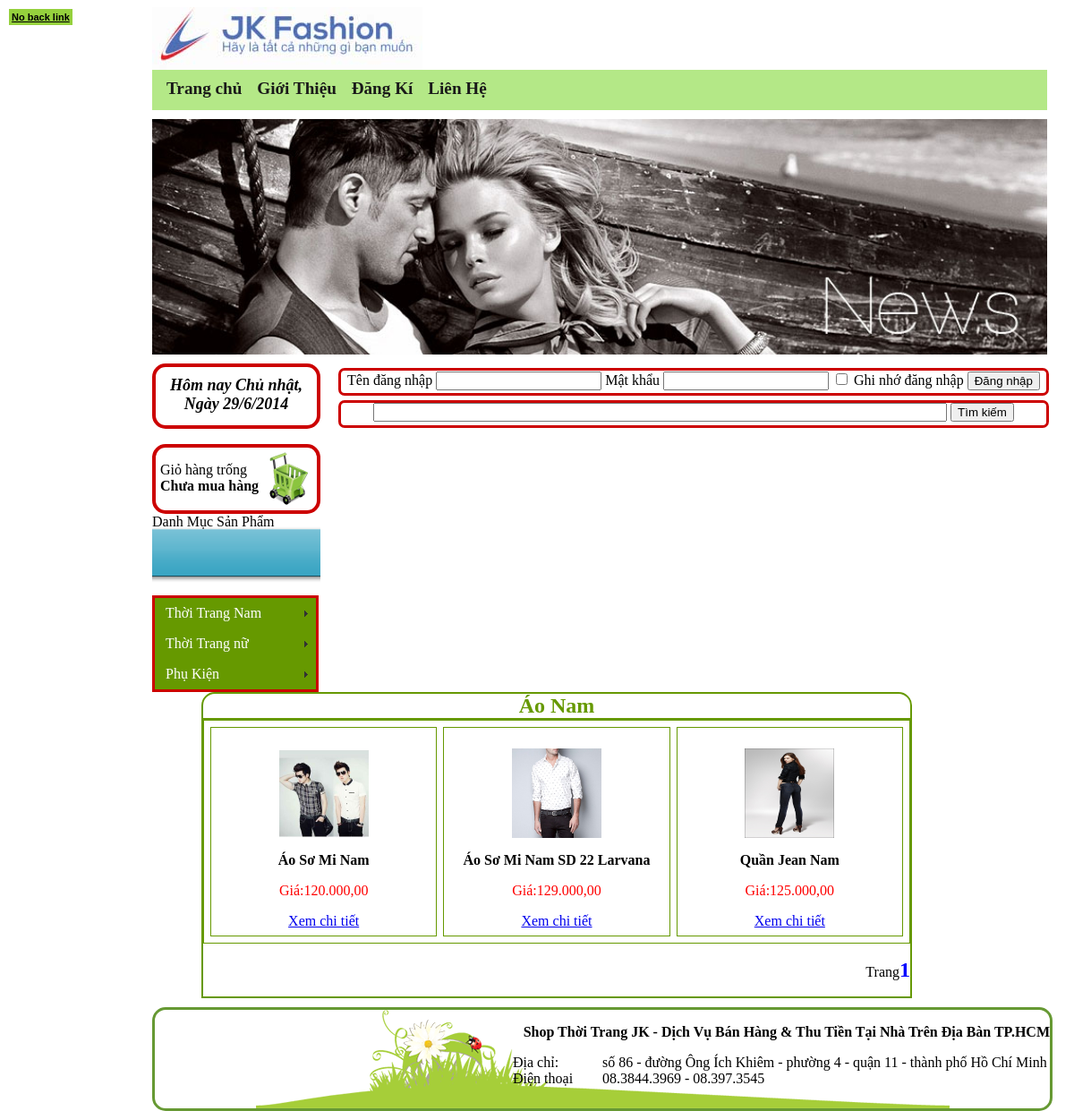
The page /index.php?link=loaisp&idLoai=1 on the database as committed earlier.
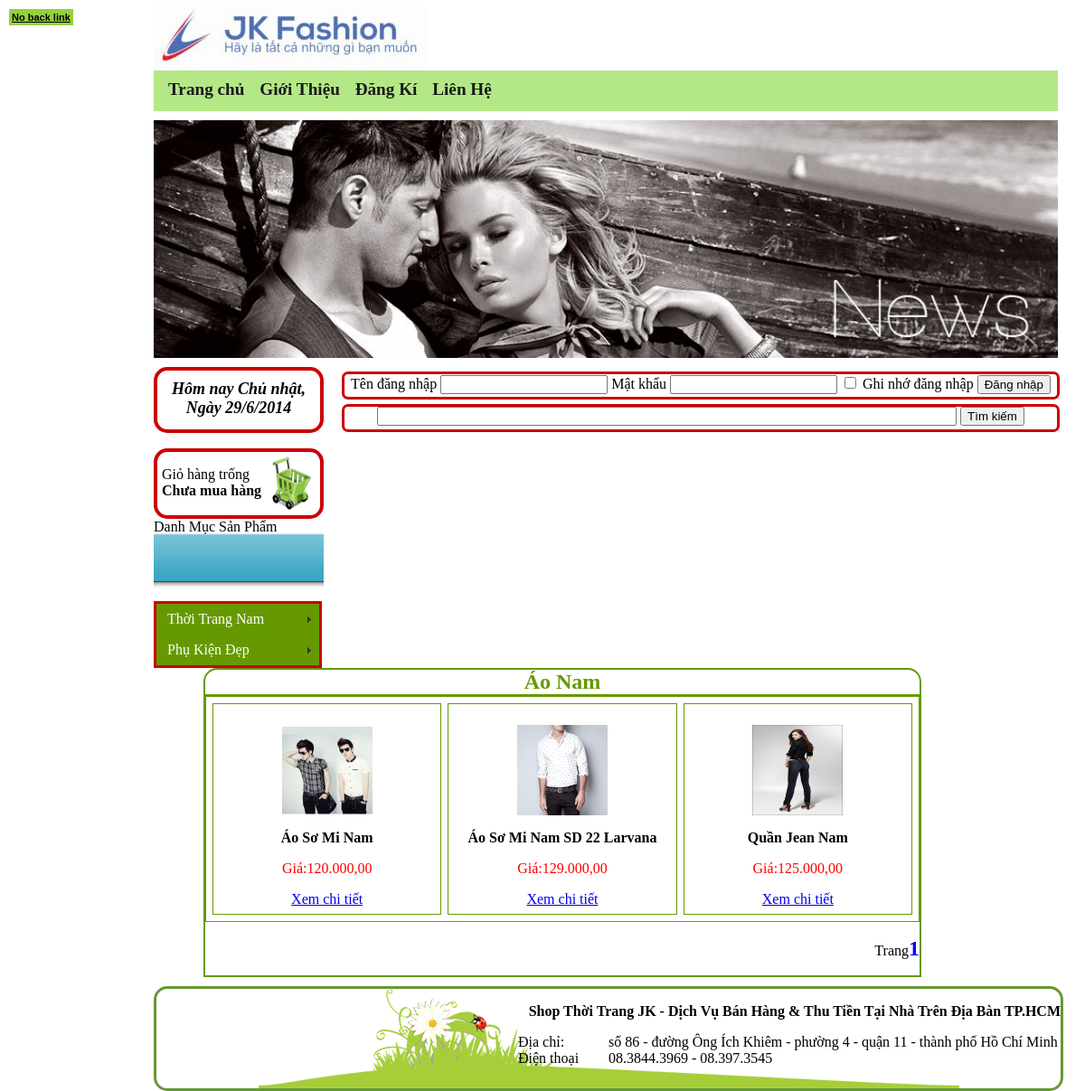
The same page on the database as committed later.
### tables this page shows
CREATE TABLE IF NOT EXISTS `chungloaisanpham` (
  `idCL` int(255) NOT NULL AUTO_INCREMENT,
  `TenCL` varchar(100) NOT NULL,
  `AnHien` int(255) NOT NULL,
  PRIMARY KEY (`idCL`)
);

CREATE TABLE IF NOT EXISTS `sanpham` (
  `idSP` int(255) NOT NULL AUTO_INCREMENT,
  `idLoai` int(255) NOT NULL DEFAULT '0',
  `idCL` int(255) NOT NULL DEFAULT '0',
  `TenSP` varchar(100) NOT NULL,
  `MoTa` text NOT NULL,
  `NgayCapNhat` date NOT NULL DEFAULT '0000-00-00',
  `Gia` int(15) NOT NULL,
  `UrlHinh` varchar(255) NOT NULL,
  `SoLanXem` int(15) DEFAULT '0',
  `SoLuongTonKho` int(15) DEFAULT '0',
  `SoLuongDaBan` int(15) DEFAULT '0',
  `AnHien` int(15) NOT NULL DEFAULT '1',
  PRIMARY KEY (`idSP`)
);

### sanphamtheoloai.php (the view, shortened to what this page needs)
<!DOCTYPE html PUBLIC "-//W3C//DTD XHTML 1.0 Transitional//EN" "http://www.w3.org/TR/xhtml1/DTD/xhtml1-transitional.dtd">
<html xmlns="http://www.w3.org/1999/xhtml">
<head>
</head>
<body>
<?php
if (isset ($_GET['idLoai']))
{
$idLoai=$_GET['idLoai'];
}
$sll="select * from loaisanpham where idLoai='$idLoai'";
$qrl=mysql_query($sll);
?>
<div id="sanphamtheoloai">
	<div id="namesanphamtheoloai"><?php if ($rowl=mysql_fetch_array($qrl)) echo $rowl['TenLoai']; ?></div>
    <div id="contentsptl">
    <table cellpadding="7" cellspacing="7" width="790" border="1" bordercolor="#669900">
        <?php
		$sl="select * from sanpham where idLoai=".$rowl['idLoai'];
		$qr=mysql_query($sl);
		$tsd=mysql_num_rows($qr);
		$sc=5;
		$sd=2*$sc;
		$tst=ceil($tsd/$sd);
		if (isset ($_GET['trang']))
		$trang=intval($_GET['trang']);
		else
		$trang=1;
		$vitri=($trang-1)*$sd;
		$sl2="select * from sanpham where idLoai=".$rowl['idLoai']." limit $vitri,$sd";
		$qr2=mysql_query($sl2);
		while ($row2=mysql_fetch_array($qr2))
		{
		?>
        <tr>
  <td width="140" valign="middle" align="center">
            	<p><a href="index.php?link=sanpham&idSP=<?php echo $row2['idSP']; ?>"><img src="images/<?php echo $row2['UrlHinh'];?>" width="100" height="100" /></a></p>
            	<p><b><?php echo $row2['TenSP']; ?></b></p>
            	<p style="color:#F00">Giá:<?php echo number_format($row2['Gia'],2,",",".");?></p>
                <a href="index.php?link=sanpham&idSP=<?php echo $row2['idSP']; ?>">Xem chi tiết</a>
            </td>
            <?php
			for ($i=1;$i<$sc;$i++)
			{
				if ($row2=mysql_fetch_array($qr2))
				{
			?>
  <td width="140" valign="middle" align="center">
            	<p><a href="index.php?link=sanpham&idSP=<?php echo $row2['idSP']; ?>"><img src="images/<?php echo $row2['UrlHinh'];?>" width="100" height="100" /></a></p>
            	<p><b><?php echo $row2['TenSP']; ?></b></p>
            	<p style="color:#F00">Giá:<?php echo number_format($row2['Gia'],2,",",".");?></p>
                <a href="index.php?link=sanpham&idSP=<?php echo $row2['idSP']; ?>">Xem chi tiết</a>
            </td>
            <?php
				}
			}
			?>
        </tr>
        <?php
		}
		?>
        </table>
        <p align="right"><?php
	echo "Trang";
	for ($i=1;$i<=$tst;$i++)
	{
		if ($i==$trang)
		echo "<b><font size='5'; color='blue'>".$i."</font></b>";
		else
		echo "<a href='index.php?link=loaisp&idLoai=".$_GET['idLoai']."&trang=".$i."'.>".$i." "."</a>";
	}
?></p>
    </div>
</div>
</body>
</html>

### menu_doc.php (shortened to what this page needs)
<link href="SpryAssets/SpryMenuBarVertical.css" rel="stylesheet" type="text/css" />
<ul id="MenuBar1" class="MenuBarVertical">
<?php
$slcl="select * from chungloaisanpham where AnHien='1'";
$qrcl=mysql_query($slcl);
while ($rowcl=mysql_fetch_array($qrcl))
{
?>
  <li><a class="MenuBarItemSubmenu" href="index.php?link=chungloaisp&idCL=<?php echo $rowcl['idCL']; ?>"><?php echo $rowcl['TenCL']; ?></a>
  </li>
<?php
}
?>
</ul>

Rows that differ between the two databases and show on the page:
no longer on this page (row edited): chungloaisanpham: TenCL "Thời Trang nữ"
changed chungloaisanpham: TenCL "Phụ Kiện" → "Phụ Kiện Đẹp"
